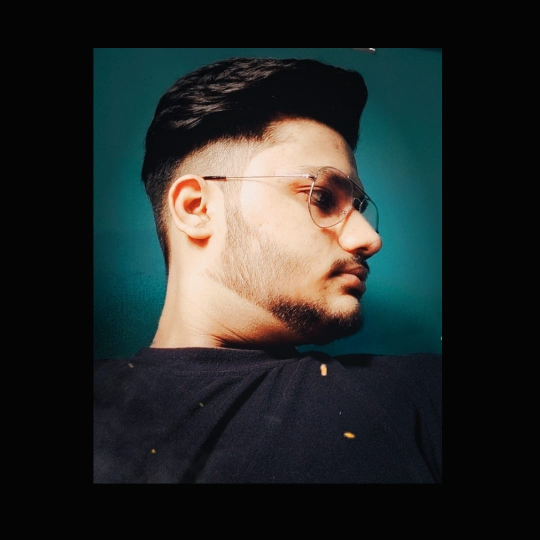
#> input picture Basic Function in openCV/Abhinav.jpg, 1080 x 1080 px (shown at 1/2 size)
$ python size.py
#> lines starting #> are read from the running program, lines starting #| are printed output that depends on the picture
import cv2
import numpy as np

# Resizing Image

img = cv2.imread('Abhinav.jpg')
#> img is the input picture: shape (1080, 1080, 3); mean B, G, R 41.3, 42.7, 38.1
print(img.shape)
#| (1080, 1080, 3)

imgResize = cv2.resize(img, (600,400))
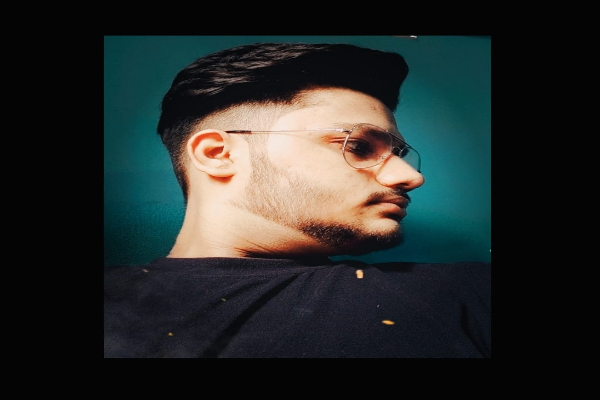
#> imgResize: shape (400, 600, 3); mean B, G, R 41.2, 42.6, 38
print(imgResize.shape)
#| (400, 600, 3)


#Cropping Image

imgCropped = img[0:500, 200:800]
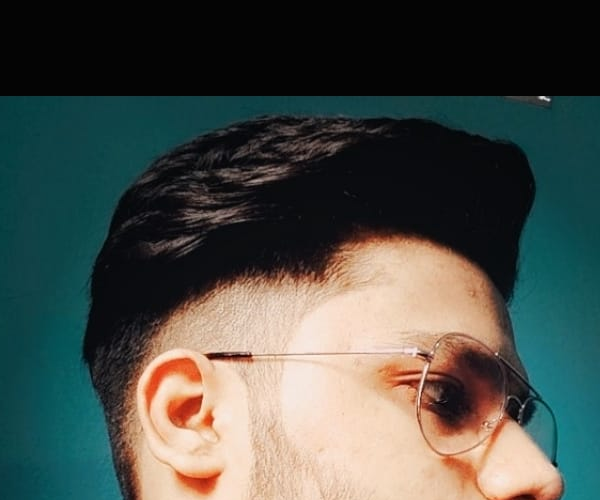
#> imgCropped: shape (500, 600, 3); mean B, G, R 74.2, 80.1, 74.4
cv2.imshow('Image Cropped', imgCropped)
cv2.imshow('Image', img)
cv2.imshow('Image Resize', imgResize)
cv2.waitKey(0)
